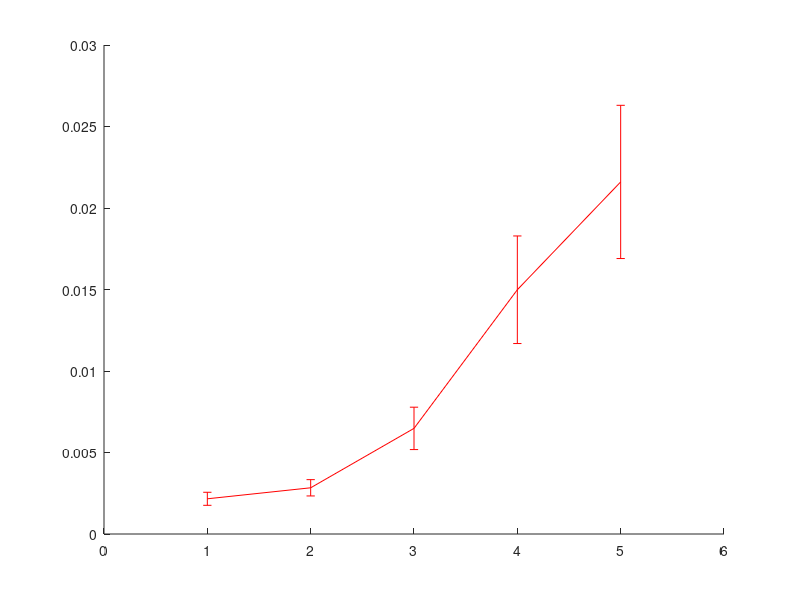

Write MATLAB code to recreate this figure. (Note: this script raises an error after producing the figure.)
clear;
clc;
x=[1,2,3,4,5];

Time = [0.0016    0.0030    0.6609    0.0021    0.0062    1.2372    0.0048    0.0154    2.2778    0.0111    0.0286    3.3005    0.0160    0.0468    4.1124];
minError = [0.0004    0.0007    0.2517    0.0005    0.0014    0.3813    0.0013    0.0034    0.7026    0.0033    0.0066    0.9492    0.0047    0.0104    1.1441];
maxError = [0.0004    0.0007    0.2517    0.0005    0.0014    0.3813    0.0013    0.0034    0.7026    0.0033    0.0066    0.9492    0.0047    0.0104    1.1441];

SCIT_Time  = Time([1,4,7,10,13])*1.35;
SCIT_minError  = minError([1,4,7,10,13]);
SCIT_maxError  = maxError([1,4,7,10,13]);
ReCIT_Time = Time([2,5,8,11,14])*1.03;
ReCIT_minError = minError([2,5,8,11,14]);
ReCIT_maxError = maxError([2,5,8,11,14]);%-ReCIT_Time;

lw = 1.8;
errorbar(x,SCIT_Time,SCIT_minError,SCIT_maxError,'-r','LineWidth',lw); 
hold on;
errorbar(x,ReCIT_Time,ReCIT_minError,ReCIT_maxError,'-b','LineWidth',lw);
grid minor;

xlim([0.8,5.2]);
% ylim([-0.01,0.2]);
set(gca,'xtick',[1:1:5]);
set(gca,'ytick',[-0.01 0.01 0.03 0.05 0.07]);
set(gca,'xTickLabel',{250,500,1000,1500,2000},'FontSize',16);
set(gca,'yTickLabel',{0, 5, 10, 15, 20},'FontSize',16);
% set(gca,'ytick',[0 0.06 0.12 0.18],'FontSize',16);
xlabel('Sample size','Fontname','Times New Roman','FontSize',18);
ylabel('log_2Elapsed time(s)','Fontname','Times New Roman','FontSize',18);
legend('PC_{CP}','PC_{SADA}','Fontname','Times New Roman','FontSize',15);